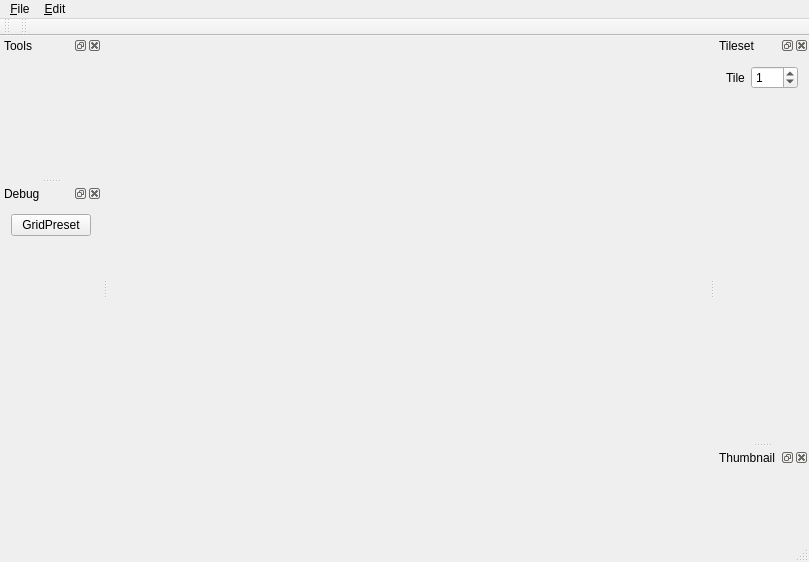
<?xml version="1.0" encoding="UTF-8"?>
<ui version="4.0">
 <class>EditorClass</class>
 <widget class="QMainWindow" name="EditorClass">
  <property name="geometry">
   <rect>
    <x>0</x>
    <y>0</y>
    <width>809</width>
    <height>562</height>
   </rect>
  </property>
  <property name="windowTitle">
   <string>Editor</string>
  </property>
  <widget class="QWidget" name="centralWidget">
   <layout class="QVBoxLayout" name="verticalLayout"/>
  </widget>
  <widget class="QMenuBar" name="menuBar">
   <property name="geometry">
    <rect>
     <x>0</x>
     <y>0</y>
     <width>809</width>
     <height>21</height>
    </rect>
   </property>
   <widget class="QMenu" name="menu_File">
    <property name="title">
     <string>&amp;File</string>
    </property>
    <addaction name="actionNew"/>
    <addaction name="actionOpen"/>
    <addaction name="separator"/>
    <addaction name="actionSave"/>
    <addaction name="actionSave_As"/>
    <addaction name="separator"/>
    <addaction name="actionClose"/>
   </widget>
   <widget class="QMenu" name="menu_Edit">
    <property name="title">
     <string>&amp;Edit</string>
    </property>
   </widget>
   <addaction name="menu_File"/>
   <addaction name="menu_Edit"/>
  </widget>
  <widget class="QToolBar" name="mainToolBar">
   <attribute name="toolBarArea">
    <enum>TopToolBarArea</enum>
   </attribute>
   <attribute name="toolBarBreak">
    <bool>false</bool>
   </attribute>
  </widget>
  <widget class="QStatusBar" name="statusBar"/>
  <widget class="QDockWidget" name="dockTools">
   <property name="windowTitle">
    <string>Tools</string>
   </property>
   <attribute name="dockWidgetArea">
    <number>1</number>
   </attribute>
   <widget class="QWidget" name="dockWidgetContents">
    <layout class="QVBoxLayout" name="verticalLayout_2"/>
   </widget>
  </widget>
  <widget class="QToolBar" name="toolBar">
   <property name="windowTitle">
    <string>toolBar</string>
   </property>
   <attribute name="toolBarArea">
    <enum>TopToolBarArea</enum>
   </attribute>
   <attribute name="toolBarBreak">
    <bool>false</bool>
   </attribute>
  </widget>
  <widget class="QDockWidget" name="dockTileset">
   <property name="windowTitle">
    <string>Tileset</string>
   </property>
   <attribute name="dockWidgetArea">
    <number>2</number>
   </attribute>
   <widget class="QWidget" name="dockWidgetContents_2">
    <layout class="QVBoxLayout" name="verticalLayout_4" stretch="0,1">
     <item>
      <layout class="QHBoxLayout" name="horizontalLayout">
       <item>
        <widget class="QLabel" name="label">
         <property name="text">
          <string>Tile</string>
         </property>
        </widget>
       </item>
       <item>
        <widget class="QSpinBox" name="tileId">
         <property name="maximum">
          <number>255</number>
         </property>
         <property name="value">
          <number>1</number>
         </property>
        </widget>
       </item>
      </layout>
     </item>
     <item>
      <widget class="QLabel" name="labelTileset">
       <property name="text">
        <string/>
       </property>
       <property name="alignment">
        <set>Qt::AlignmentFlag::AlignLeading|Qt::AlignmentFlag::AlignLeft|Qt::AlignmentFlag::AlignTop</set>
       </property>
      </widget>
     </item>
    </layout>
   </widget>
  </widget>
  <widget class="QDockWidget" name="dockRadar">
   <property name="windowTitle">
    <string>Thumbnail</string>
   </property>
   <attribute name="dockWidgetArea">
    <number>2</number>
   </attribute>
   <widget class="QWidget" name="dockWidgetContents_3"/>
  </widget>
  <widget class="QDockWidget" name="dockDebug">
   <property name="windowTitle">
    <string>Debug</string>
   </property>
   <attribute name="dockWidgetArea">
    <number>1</number>
   </attribute>
   <widget class="QWidget" name="dockWidgetContents_4">
    <layout class="QVBoxLayout" name="verticalLayout_3">
     <item>
      <widget class="QPushButton" name="changeGridPreset">
       <property name="text">
        <string>GridPreset</string>
       </property>
      </widget>
     </item>
     <item>
      <spacer name="verticalSpacer_3">
       <property name="orientation">
        <enum>Qt::Orientation::Vertical</enum>
       </property>
       <property name="sizeHint" stdset="0">
        <size>
         <width>20</width>
         <height>40</height>
        </size>
       </property>
      </spacer>
     </item>
    </layout>
   </widget>
  </widget>
  <action name="actionNew">
   <property name="text">
    <string>New</string>
   </property>
   <property name="shortcut">
    <string>Ctrl+N</string>
   </property>
  </action>
  <action name="actionOpen">
   <property name="text">
    <string>Open...</string>
   </property>
   <property name="shortcut">
    <string>Ctrl+O</string>
   </property>
  </action>
  <action name="actionSave">
   <property name="text">
    <string>Save</string>
   </property>
   <property name="shortcut">
    <string>Ctrl+S</string>
   </property>
  </action>
  <action name="actionSave_As">
   <property name="text">
    <string>Save As...</string>
   </property>
  </action>
  <action name="actionClose">
   <property name="text">
    <string>Close</string>
   </property>
   <property name="shortcut">
    <string>Ctrl+W</string>
   </property>
  </action>
 </widget>
 <layoutdefault spacing="6" margin="11"/>
 <resources>
  <include location="res/editor.qrc"/>
 </resources>
 <connections/>
</ui>
